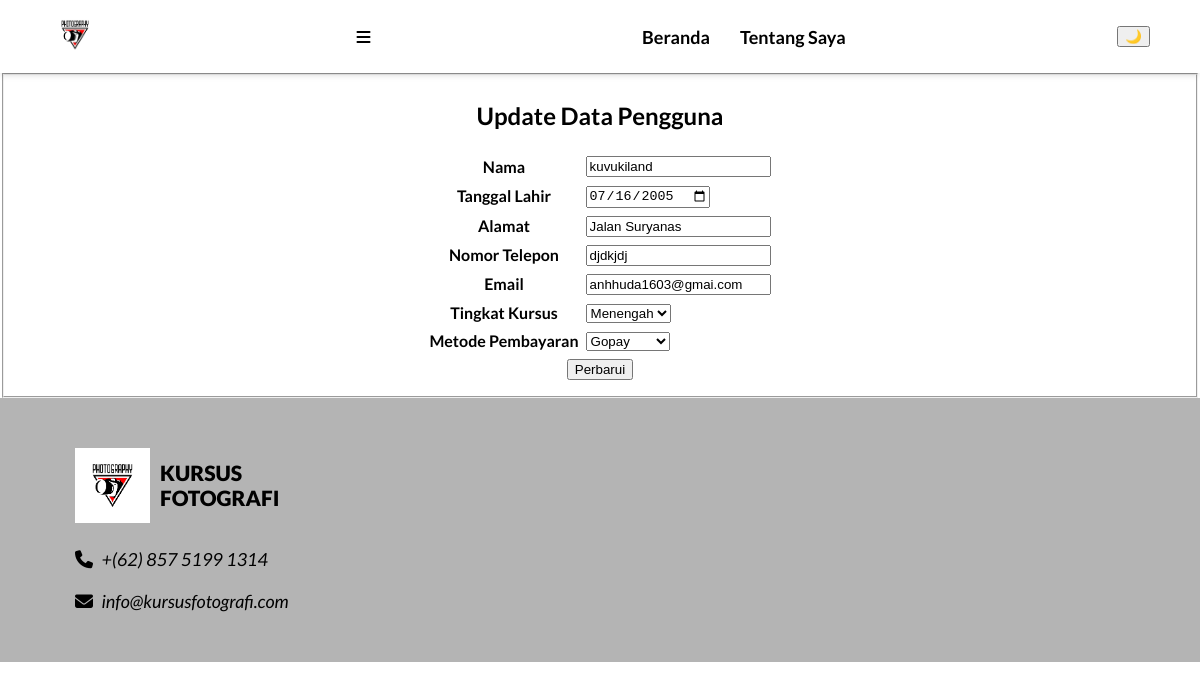
Screenshot of /editData.php?id=1 with the database file from the repository.
### tables this page shows
CREATE TABLE `pengguna` (
  `id_pengguna` int(5) NOT NULL,
  `nama` varchar(50) NOT NULL,
  `tanggal_lahir` date NOT NULL,
  `alamat` varchar(100) NOT NULL,
  `nomor_telepon` varchar(15) NOT NULL,
  `email` varchar(50) NOT NULL,
  `tingkat_kursus` varchar(8) NOT NULL,
  `metode_pembayaran` varchar(10) NOT NULL
);

### editData.php (the view, shortened to what this page needs)
<?php
require "koneksi.php";
if (isset($_GET['id'])) {
    $id = $_GET['id'];
    $sql = "SELECT * FROM pengguna WHERE id_pengguna = $id";
    $result = mysqli_query($conn, $sql);
    $user = mysqli_fetch_assoc($result);
}
?>
<!DOCTYPE html>
<html lang="en">
<head>
    <link rel="stylesheet" href="https://cdnjs.cloudflare.com/ajax/libs/font-awesome/6.6.0/css/all.min.css" />
    <link rel="stylesheet" href="styles/base.css" />
    <link rel="stylesheet" href="styles/home.css" />
</head>
<body>
    <nav class="navbar-section">
        <a href="index.html">
            <img src="assets/kursusfotografi.png" alt="Logo Kursus Fotografi" width="50" height="50" />
        </a>
        <div class="navbar-toggle" onclick="toggleMenu()">
            <i class="fa-solid fa-bars"></i>
        </div>
        <menu class="navbar-list" id="navbar-list">
            <li class="navbar-item"><a href="index.php">Beranda</a></li>
            <li class="navbar-item"><a href="aboutme.php">Tentang Saya</a></li>
        </menu>
        <button id="toggle-mode" onclick="toggleDarkMode()">🌙</button>
    </nav>
    <main class="form-section">
        <form action="" method="post">
            <fieldset>
                <center>
                    <legend><h2>Update Data Pengguna</h2></legend>
                    <table cellspacing="5">
                        <tr>
                            <th>Nama</th>
                            <td>
                                <input type="text" name="nama" value="<?php echo $user['nama']; ?>" required>
                            </td>
                        </tr>
                        <tr>
                            <th>Tanggal Lahir</th>
                            <td>
                                <input type="date" name="tanggal_lahir" value="<?php echo $user['tanggal_lahir']; ?>" required>
                            </td>
                        </tr>
                        <tr>
                            <th>Alamat</th>
                            <td>
                                <input type="text" name="alamat" value="<?php echo $user['alamat']; ?>" required>
                            </td>
                        </tr>
                        <tr>
                            <th>Nomor Telepon</th>
                            <td>
                                <input type="text" name="nomor_telepon" value="<?php echo $user['nomor_telepon']; ?>" required>
                            </td>
                        </tr>
                        <tr>
                            <th>Email</th>
                            <td>
                                <input type="email" name="email" value="<?php echo $user['email']; ?>" required>
                            </td>
                        </tr>
                        <tr>
                            <th>Tingkat Kursus</th>
                            <td>
                                <select name="tingkat_kursus" required>
                                    <option value="menengah" <?php echo $user['tingkat_kursus'] == 'menengah' ? 'selected' : ''; ?>>Menengah</option>
                                </select>
                            </td>
                        </tr>
                        <tr>
                            <th>Metode Pembayaran</th>
                            <td>
                                <select name="metode_pembayaran" required>
                                    <option value="Gopay" <?php echo $user['metode_pembayaran'] == 'Gopay' ? 'selected' : ''; ?>>Gopay</option>
                                </select>
                            </td>
                        </tr>
                        <tr>
                            <td colspan="2">
                                <center><button type="submit" name="update">Perbarui</button></center>
                            </td>
                        </tr>
                    </table>
                </center>
            </fieldset>
        </form>
    </main>
    <footer class="footbar-section">
        <div class="footbar-container">
            <figure class="footbar-brand">
                <img src="assets/kursusfotografi.png" alt="Logo Kursus Fotografi" width="75px" height="75px" />
                <figcaption>KURSUS <br /> FOTOGRAFI</figcaption>
            </figure>
            <address>
                <menu class="footbar-list">
                    <li class="footbar-item">
                        <i class="fa-solid fa-phone" style="margin-right: 5px"></i>
                        <a href="tel:+6285751991314">+(62) 857 5199 1314</a>
                    </li>
                    <li class="footbar-item">
                        <i class="fa-solid fa-envelope" style="margin-right: 5px"></i>
                        <a href="mailto:info@kursusfotografi.com">info@kursusfotografi.com</a>
                    </li>
                </menu>
            </address>
        </div>
    </footer>
</body>
</html>

### styles/base.css (style rules this page uses)
:root { --kuning: #ffd53a; --hijau: #009b4c; }
body { font-family: 'Lato', sans-serif; margin: 0; }
a, .button .navbar-item { text-decoration: none; color: unset; }

### styles/home.css (style rules this page uses)
.navbar-section { padding: 10px 50px; display: flex; align-items: center; justify-content: space-between; box-shadow: 0 4px 6px -1px rgb(0 0 0 / 0.1), 0 2px 4px -2px rgb(0 0 0 / 0.1); position: sticky; top: 0; z-index: 10; background-color: white; }
.navbar-list { list-style-type: none; margin: 0; padding: 0; font-size: 18px; font-weight: 600; }
.navbar-item { float: left; margin-left: 15px; margin-right: 15px; }
.footbar-section { padding: 50px 75px; display: flex; justify-content: space-between; background-color: rgb(180, 180, 180); }
.footbar-brand { display: flex; align-items: center; gap: 10px; font-size: 21px; font-weight: 800; margin: 0; margin-bottom: 25px; }
.footbar-list { font-size: 18px; display: flex; flex-direction: column; list-style-type: none; margin: 0; padding: 0; gap: 20px; }

### rows the page displays
pengguna: nama "kuvukiland", tanggal_lahir "07/16/2005", alamat "Jalan Suryanas", nomor_telepon "djdkjdj", email "anhhuda1603@gmai.com", tingkat_kursus "Menengah", metode_pembayaran "Gopay"
